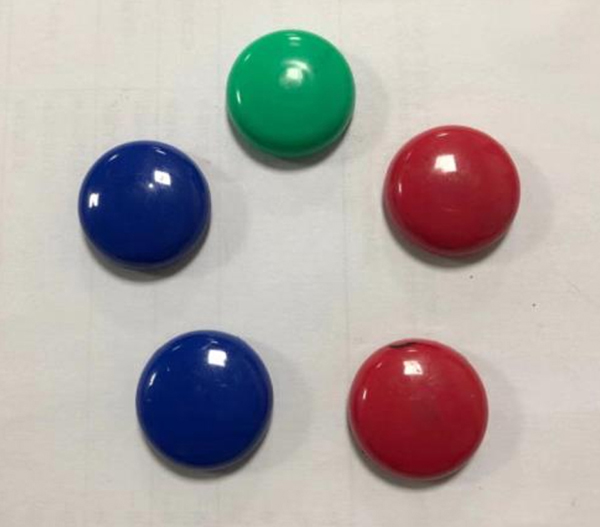
#> input picture examples/02_opencv/05_image_detection/04_circle_detection/circle.jpg, 600 x 527 px
$ python circle_detection.py
#> lines starting #> are read from the running program, lines starting #| are printed output that depends on the picture; after the words box and inside, x2 and y2 are one past the last pixel; in counts of white or black regions, pixels touching at a corner belong together
# What it does: Detects circles in circle.jpg with the Hough transform and draws center and ring
# Wiring:       No wiring needed (image processing only)
# Expected output: The circle data is printed and the circles are drawn on the image
# Tested on:    WalnutPi 1B
# Tutorial:     https://wiki.walnutpi.com/en/docs/walnutpi_1/opencv/detection/circle_detection

import cv2
import numpy as np

img0 = cv2.imread('circle.jpg') # Read the image
#> img0 is the input picture: shape (527, 600, 3); mean B, G, R 166, 168.3, 175.3
#cv2.imshow('circle', img0) # Display the original image

# Convert the color image to a grayscale image (single channel)
img1 = cv2.cvtColor(img0, cv2.COLOR_BGR2GRAY)
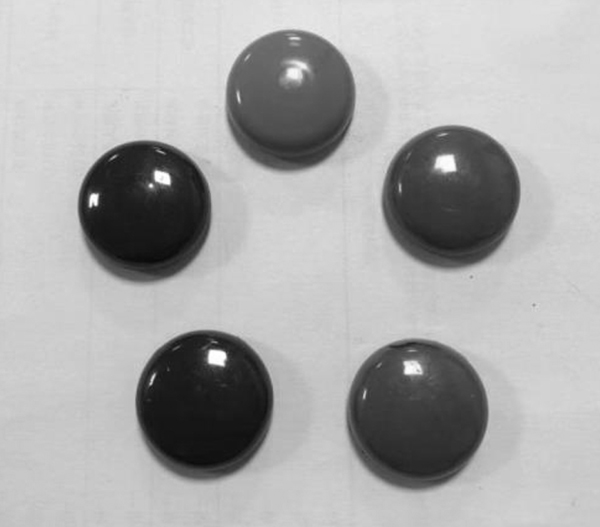
#> img1: shape (527, 600); min 9, max 255, mean 170.2
#cv2.imshow('gray', img1) # Display the image

# Detect the circles
circles = cv2.HoughCircles(img1, cv2.HOUGH_GRADIENT, 1, 50, 100, 25)
#> circles = [[452.5, 196.5, 71.3], [202.5, 401.5, 66.8], [416.5, 409.5, 71.5], [138.5, 204.5, 60.7], [291.5, 94.5, 65.7]]

# Round all the coordinates and radii to integers
circles = np.uint(np.around(circles))
#> circles = [[452, 196, 71], [202, 402, 67], [416, 410, 72], [138, 204, 61], [292, 94, 66]]

print(circles) # Print the circle data
#| [[[452 196  71]
#|   [202 402  67]
#|   [416 410  72]
#|   [138 204  61]
#|   [292  94  66]]]

# Draw the circles on the original image
for c in circles[0]:
    x, y, r = c
    cv2.circle(img0, (x, y), 2, (0,255,0), 3) # Draw the center
    cv2.circle(img0, (x, y), r, (0,255,0), 3) # Draw the ring
#> this loop made 5 passes
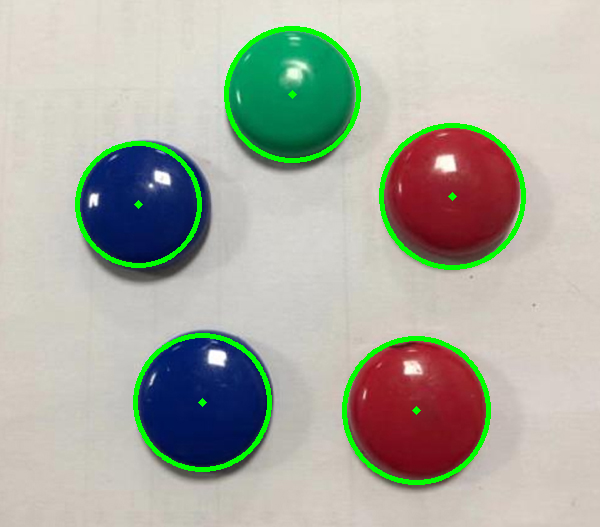
#> img0: shape (527, 600, 3); 3.41% of pixels changed, all inside (x1, y1, x2, y2) = (75, 26, 526, 485)

cv2.imshow('result', img0) # Display the image

cv2.waitKey() # Wait for any key to be pressed
cv2.destroyAllWindows() # Close the windows
